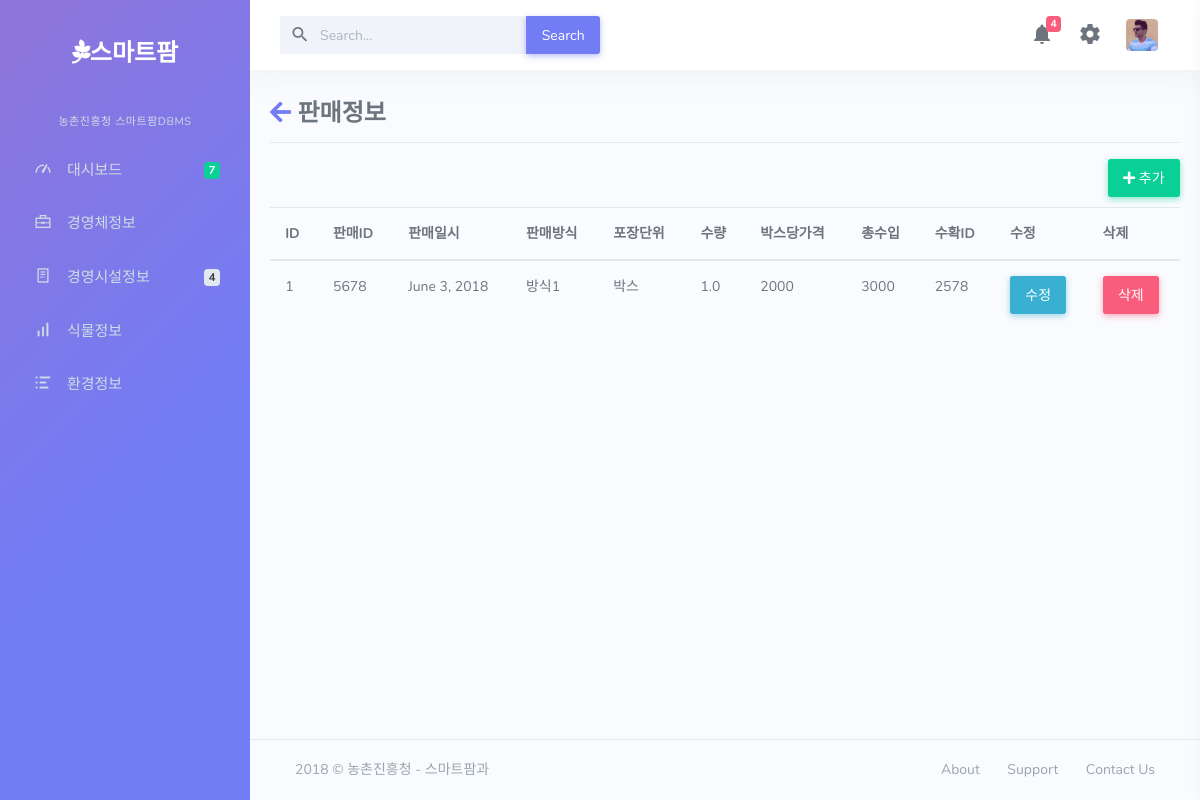
/gsi, run on the app's committed database.
### dashboard/models.py (models this page shows, shortened)
class sale_info(models.Model):
	GM_SALE_ID=models.IntegerField(null=True)
	GM_SALE_DATE=models.DateField(auto_now=False)
	GM_METHODS_SALE=models.CharField(max_length=30)
	GM_PACK_UNIT=models.CharField(max_length=5)
	GM_GALSE=models.FloatField(null=False)
	GM_PRICE_BOX=models.IntegerField(null=False)
	GM_TOTAL_INCOME=models.IntegerField(null=False)
	HI_ID=models.ForeignKey(harves_info)

class harves_info(models.Model):
	GM_HARVES_ID=models.IntegerField(null=True)
	GM_DATE_HARVES=models.DateTimeField(auto_now=False)
	GM_HARVES_YIELD=models.FloatField(null=True)
	GM_WEIGHT=models.FloatField(null=True)
	GM_QUALIT_GRAD=models.CharField(max_length=10)
	WI_ID=models.ForeignKey(work_info)

### dashboard/views.py (the view)
# urls.py: url(r'^gsi$',views.gsi,name='gsi'),
def gsi(request):
	ds=sale_info.objects.all()
	return render(request,"farm/gsi.html",{"ds":ds})

### dashboard/templates/farm/gsi.html (shortened to what this page needs)
{% extends 'farm/base.html' %}
{% block content %}
{% load staticfiles %}
	<link href="{% static 'farm/css/e1.css' %}" rel="stylesheet">
	<link href="https://use.fontawesome.com/releases/v5.0.7/css/all.css" rel="stylesheet">
	<div class=tg>
		<h3><a href="{% url 'clist' %}"><i class="fas fa-arrow-left"></i></a> 판매정보</h3>
		<hr>
		<a href="{% url 'gsi_update' %}"><button class="btn btn-success"><i class="fas fa-plus"></i> 추가</button></a>
		<table class="table table-hover">
		  <thead>
		    <tr>
		      <th scope="col">ID</th>
		      <th scope="col">판매ID</th>
		      <th scope="col">판매일시</th>
		      <th scope="col">판매방식</th>
		      <th scope="col">포장단위</th>
		      <th scope="col">수량</th>
		      <th scope="col">박스당가격</th>
		      <th scope="col">총수입</th>
		      <th scope="col">수확ID</th>
		      <th scope="col">수정</th>
		      <th scope="col">삭제</th>
		    </tr>
		  </thead>
		  <tbody>
		{% for i in ds %}
			<tr>
				<td>{{i.id}}</td>
				<td>{{i.GM_SALE_ID}}</td>
				<td>{{i.GM_SALE_DATE}}</td>
				<td>{{i.GM_METHODS_SALE}}</td>
				<td>{{i.GM_PACK_UNIT}}</td>
				<td>{{i.GM_GALSE}}</td>
				<td>{{i.GM_PRICE_BOX}}</td>
				<td>{{i.GM_TOTAL_INCOME}}</td>
				<td>{{i.HI_ID.GM_HARVES_ID}}</td>
				<td><a href="{% url 'gsi_update' %}?id={{i.id}}"><button class="btn btn-info">수정</button></a></td>
				<td><button class="btn btn-danger" data-toggle="modal" data-target="#delmodal{{i.id}}">삭제</button></td>
			</tr>
		{% endfor %}
		</tbody>
		</table>
	</div>
{% endblock %}

### dashboard/static/farm/css/e1.css (style rules this page uses)
.tg { width: 100%; margin-top:30px; }
.btn-success { float:right; margin-bottom: 10px; }

### data on the page
sale_info: id "1", GM_SALE_ID "5678", GM_SALE_DATE "June 3, 2018", GM_METHODS_SALE "방식1", GM_PACK_UNIT "박스", GM_GALSE "1.0", GM_PRICE_BOX "2000", GM_TOTAL_INCOME "3000", HI_ID.GM_HARVES_ID "2578"
